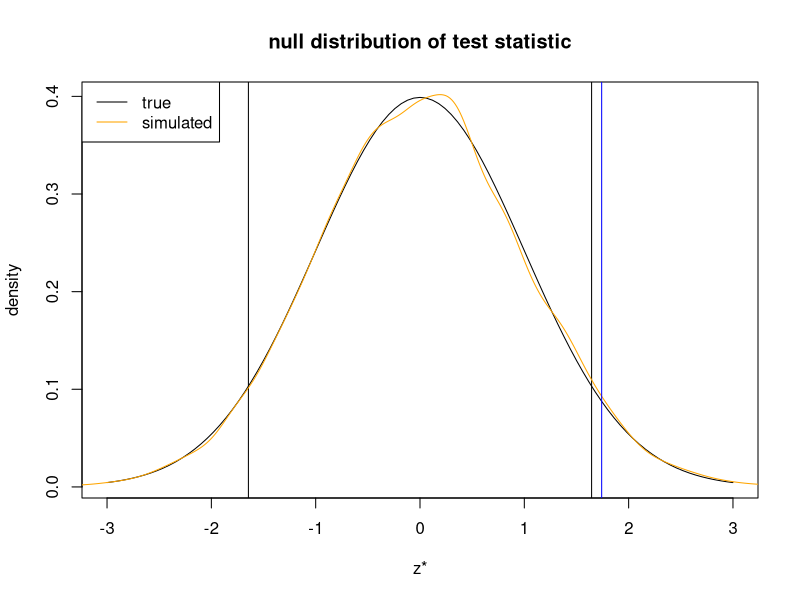
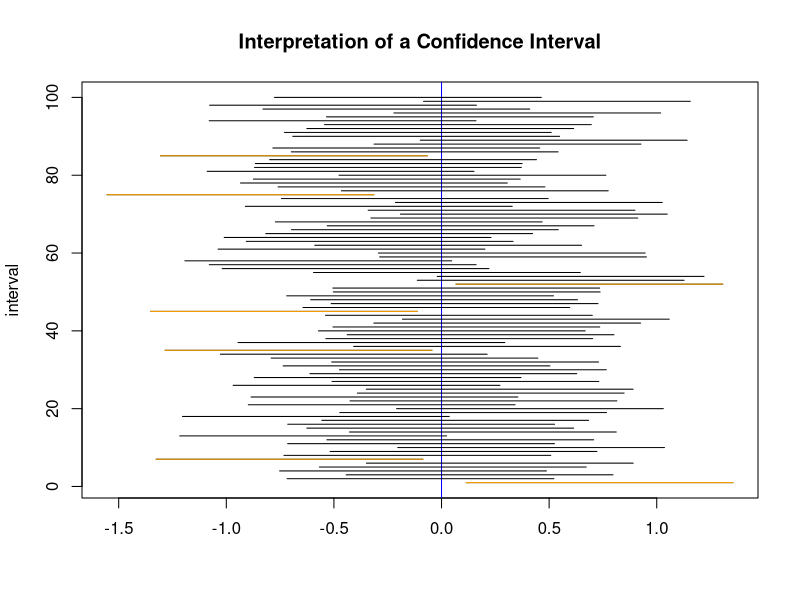
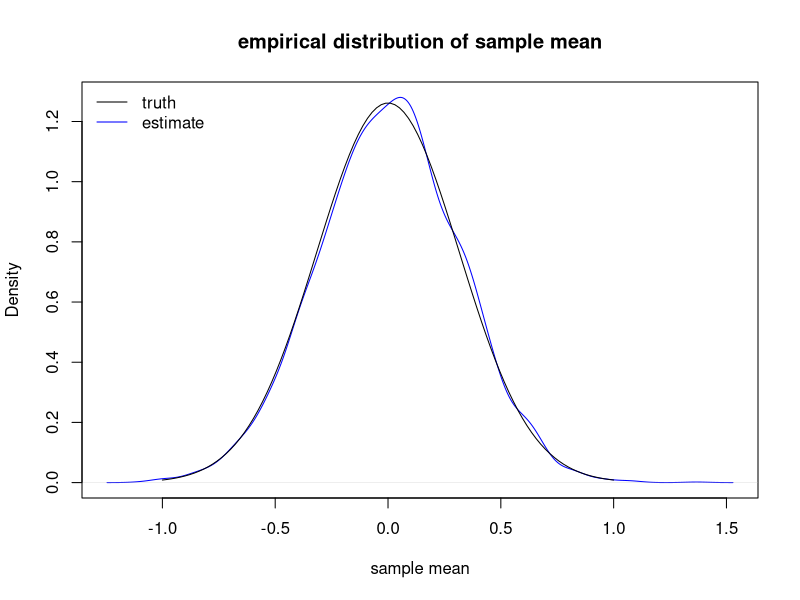
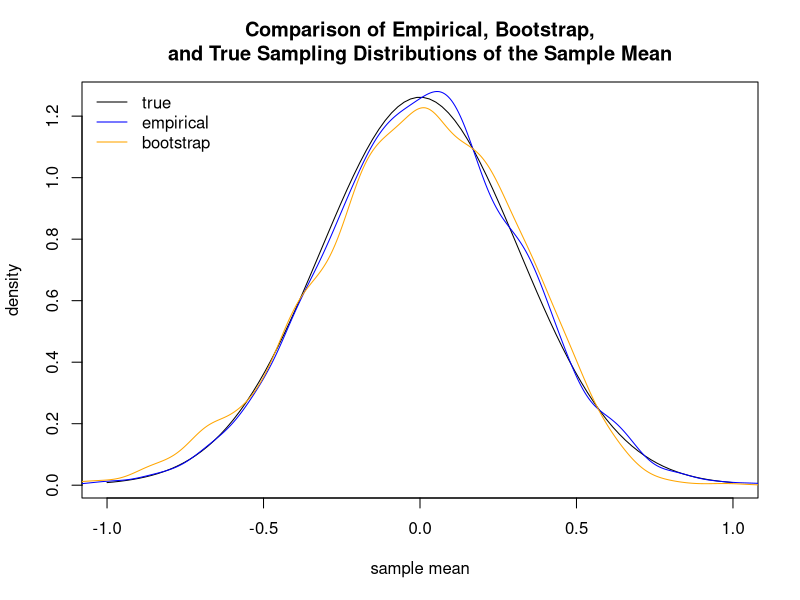
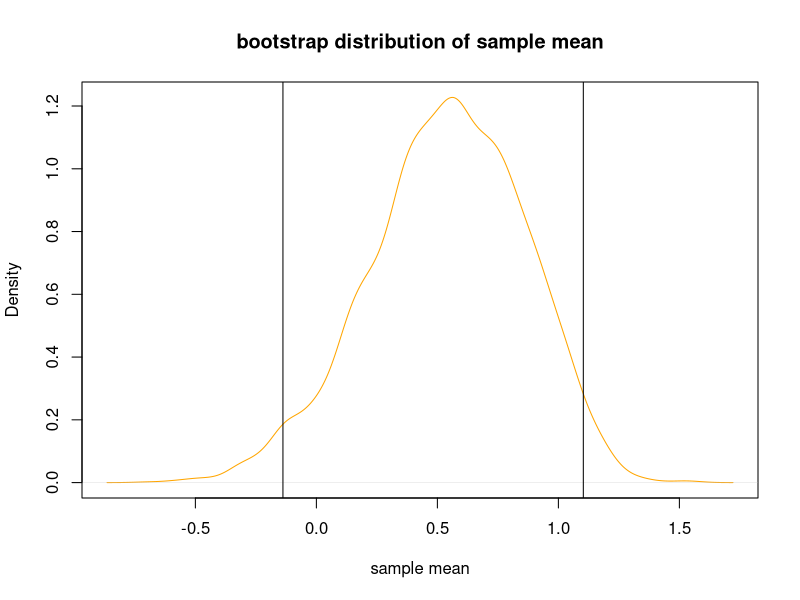

Here is the R script that generated these plots, in order:
# Some examples related to hypothesis test and confidence intervals

# Sample 10 observations from a N(1, 1) population.
set.seed(8) # for reproducible results
y <- rnorm(10, mean = 1, sd = 1)

# Assume the mean is unknown, but the variance is known.
# Test whether H0: mu = 0 versus Ha: mu != 0 at alpha = 0.10.
# If H0 is true, then (ybar - 0)/(1/sqrt(10)) = sqrt(10)*ybar ~ N(0, 1).

# plot sampling distribution of test statistic when H0 is true.
# i.e., plot the null distribution
# show with 0.05 and 0.95 quantiles
curve(dnorm, -3, 3, xlab = "z*", 
      ylab = "density", 
      main = "null distribution of test statistic") 
abline(v = qnorm(c(0.05, 0.95))) # quantiles

# compare to approximation from real data
nsim = 10000
sim_stats = numeric(nsim)
for (i in 1:nsim) {
  ysim = rnorm(10, 0, sd = 1)
  sim_stats[i] = sqrt(10) * mean(ysim)
}
lines(density(sim_stats), col = "orange")
legend("topleft", legend = c("true", "simulated"), lty = 1, col = c("black", "orange"))

# compute test tstatistic
tstat <- sqrt(10) * mean(y) # compute test statistic for the observed data

# plot test statistic on null distribution
abline(v = tstat, col = "blue") # test statistic in rejection region

# compute p-value
2 * (1 - pnorm(tstat))
# there is weak evidence that the population mean differs from zero

# A confidence interval for the population mean
mean(y) - qnorm(0.975) * 1/sqrt(10)
mean(y) + qnorm(0.975) * 1/sqrt(10)

# Produce 100 95% confidence intervals (using a sample of size n = 10)
# for the population mean when the actual population is N(0, 1)

# obtain 100 samples from the population
samples = matrix(0, nrow = 100, ncol = 10) 
for (i in 1:100) samples[i,] = rnorm(10)	

# calculate the sample mean for each sample
means = rowMeans(samples) #calculates the mean of each row

#calculate the lower and upper bounds for the 95% CIs
lb = means - qnorm(.975) * 1/sqrt(10)
ub = means + qnorm(.975) * 1/sqrt(10)

#plot the confidence intervals.  Highlight the ones that don't
#contain the true population mean (zero) in orange.

#create blank plot
plot(range(c(lb,ub)), c(1,100), xlab = "", ylab = "interval", type = "n")
title("Interpretation of a Confidence Interval") # title plot
abline(v = 0, col = "blue") # plot true mean
#plot each interval
for (i in 1:100) lines(c(lb[i],ub[i]), c(i,i))
#highlight intervals missing 0 in orange
for (i in 1:100) {
  if (lb[i] > 0 | ub[i] < 0 )   {
    lines(c(lb[i],ub[i]), c(i,i), col = "orange")
  }
}

### Bootstrap confidence intervals
nsim = 4000
# Suppose data are i.i.d. N(0, 1)
# Then the sample mean for 10 observations has a N(0, 1/10) sampling distribution

# calculate the sample mean of nsim random samples of size 10
ybar  = numeric(nsim)
for (i in 1:nsim) ybar[i] = mean(rnorm(10))

# plot empirical distribution versus true sampling distribution
plot(density(ybar), xlab = "sample mean", col = "blue",
     main = "empirical distribution of sample mean")
x = seq(-1, 1, len = 100) # vector for plotting
lines(x, dnorm(x, sd = 1/sqrt(10)))
legend("topleft", legend = c("truth", "estimate"), 
       lty = 1, col = c("black", "blue"), bty = "n")

# generate bootstrap sample
boot_ybar = numeric(nsim)
for (i in 1:nsim) boot_ybar[i] = mean(sample(y, replace = TRUE))
# a comparison of the empirical, bootstrap, and true sampling distribution
# of ybar for this example (centered at zero for the bootstrap)
x = seq(-1, 1, len = 100)
plot(x, dnorm(x, sd = 1/sqrt(10)), xlab = "sample mean", ylab = "density", type = "l")
title("Comparison of Empirical, Bootstrap,\nand True Sampling Distributions of the Sample Mean")
lines(density(ybar), col = "blue")
lines(density(boot_ybar - mean(y)), col = "orange")
legend("topleft", legend = c("true", "empirical", "bootstrap"), 
       col = c("black", "blue", "orange"), lty = 1, bty = "n")

# 95% bootstrap confidence interval from bootstrap distribution
quantile(boot_ybar, prob = c(0.025, 0.975))
plot(density(boot_ybar), col = "orange", 
     xlab = "sample mean", 
     main = "bootstrap distribution of sample mean")
abline(v = quantile(boot_ybar, prob = c(0.025, 0.975)))